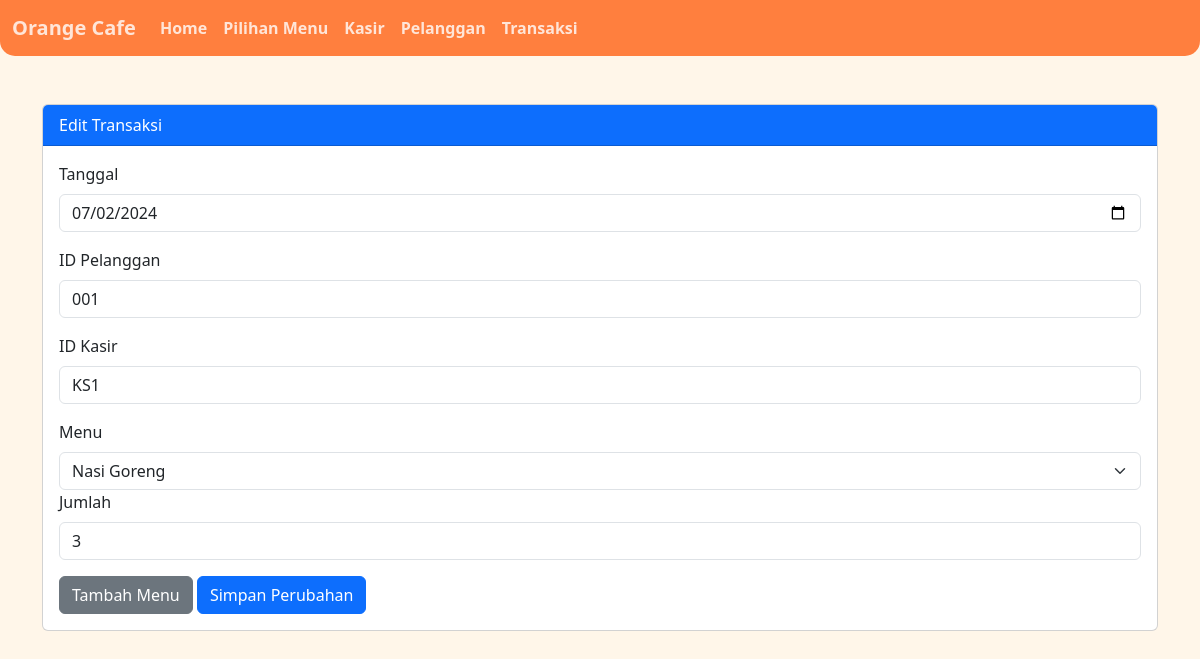
Page /edit_transaksi.php?id=INV01 on the committed database.
### tables this page shows
CREATE TABLE `tabel_header_transaksi` (
  `Id_Invoice` char(5) NOT NULL,
  `Date_Inv` date DEFAULT NULL,
  `Id_Pelanggan` char(3) DEFAULT NULL,
  `Id_Kasir` char(3) DEFAULT NULL,
  `Total_Harga` decimal(10,2) DEFAULT NULL
);

CREATE TABLE `tabel_detail_transaksi` (
  `Id_Invoice` char(5) NOT NULL,
  `Id_Menu` char(4) NOT NULL,
  `Jumlah` int(11) DEFAULT NULL,
  `id` int(11) NOT NULL
);

CREATE TABLE `tabel_menu` (
  `Id_Menu` char(4) NOT NULL,
  `Id_Kategori` char(3) DEFAULT NULL,
  `Nama_Menu` varchar(50) DEFAULT NULL,
  `Harga_Satuan` int(11) DEFAULT NULL,
  `Gambar_Menu` varchar(255) DEFAULT NULL
);

### edit_transaksi.php (the view, shortened to what this page needs)
<?php
include('koneksi.php');
if (isset($_GET['id'])) {
    $id_invoice = $_GET['id'];
    $headerQuery = "SELECT * FROM tabel_header_transaksi WHERE Id_Invoice = '$id_invoice'";
    $headerResult = mysqli_query($conn, $headerQuery);
    $headerData = mysqli_fetch_assoc($headerResult);
    $detailQuery = "SELECT * FROM tabel_detail_transaksi WHERE Id_Invoice = '$id_invoice'";
    $detailResult = mysqli_query($conn, $detailQuery);
    $details = [];
    while ($row = mysqli_fetch_assoc($detailResult)) {
        $details[] = $row;
    }
    $menuQuery = "SELECT Id_Menu, Nama_Menu FROM tabel_menu";
    $menuResult = mysqli_query($conn, $menuQuery);
    $menus = [];
    while ($menuRow = mysqli_fetch_assoc($menuResult)) {
        $menus[] = $menuRow;
    }
}
?>
<!doctype html>
<html lang="en">
<head>
  <link href="https://cdn.jsdelivr.net/npm/bootstrap@5.3.0/dist/css/bootstrap.min.css" rel="stylesheet">
</head>
<body>
  <?php include("navbar.php"); ?>
  <div class="container mt-5">
    <div class="card">
      <div class="card-header bg-primary text-white">
        Edit Transaksi
      </div>
      <div class="card-body">
        <form method="POST">
          <div class="mb-3">
            <label for="dateInv" class="form-label">Tanggal</label>
            <input type="date" class="form-control" id="dateInv" name="date_inv" value="<?= $headerData['Date_Inv'] ?>" required>
          </div>
          <div class="mb-3">
            <label for="idPelanggan" class="form-label">ID Pelanggan</label>
            <input type="text" class="form-control" id="idPelanggan" name="id_pelanggan" value="<?= $headerData['Id_Pelanggan'] ?>" required>
          </div>
          <div class="mb-3">
            <label for="idKasir" class="form-label">ID Kasir</label>
            <input type="text" class="form-control" id="idKasir" name="id_kasir" value="<?= $headerData['Id_Kasir'] ?>" required>
          </div>
          <div id="menu-container">
            <?php foreach ($details as $index => $detail): ?>
            <div class="menu-item mb-3">
              <label for="idMenu" class="form-label">Menu</label>
              <select class="form-select" name="menu[<?= $index ?>][id_menu]" required>
                <?php foreach ($menus as $menu): ?>
                  <option value="<?= $menu['Id_Menu'] ?>" <?= ($menu['Id_Menu'] == $detail['Id_Menu']) ? 'selected' : '' ?>><?= $menu['Nama_Menu'] ?></option>
                <?php endforeach; ?>
              </select>
              <label for="jumlah" class="form-label">Jumlah</label>
              <input type="number" class="form-control" name="menu[<?= $index ?>][jumlah]" value="<?= $detail['Jumlah'] ?>" required>
            </div>
            <?php endforeach; ?>
          </div>
          <button type="button" class="btn btn-secondary" id="addMenuButton">Tambah Menu</button>
          <button type="submit" class="btn btn-primary" name="submit">Simpan Perubahan</button>
        </form>
      </div>
    </div>
  </div>
</body>
</html>

### edit_transaksi.php (style rules this page uses)
body { background-color: #f8f9fa; }
.btn-primary { background-color: #007bff; border: none; }
body { background-image: none; background-color: #FFF6E9; }

### navbar.php (style rules this page uses)
body { background-image: url("gambar/1.jpeg"); background-size: cover; background-repeat: no-repeat; background-attachment: fixed; width: 100%; height: 100%; }

### rows in the picture
tabel_header_transaksi: date_inv "07/02/2024", id_pelanggan "001", id_kasir "KS1"
tabel_detail_transaksi: Id_Menu.Nama_Menu "Nasi Goreng", Jumlah "3"
